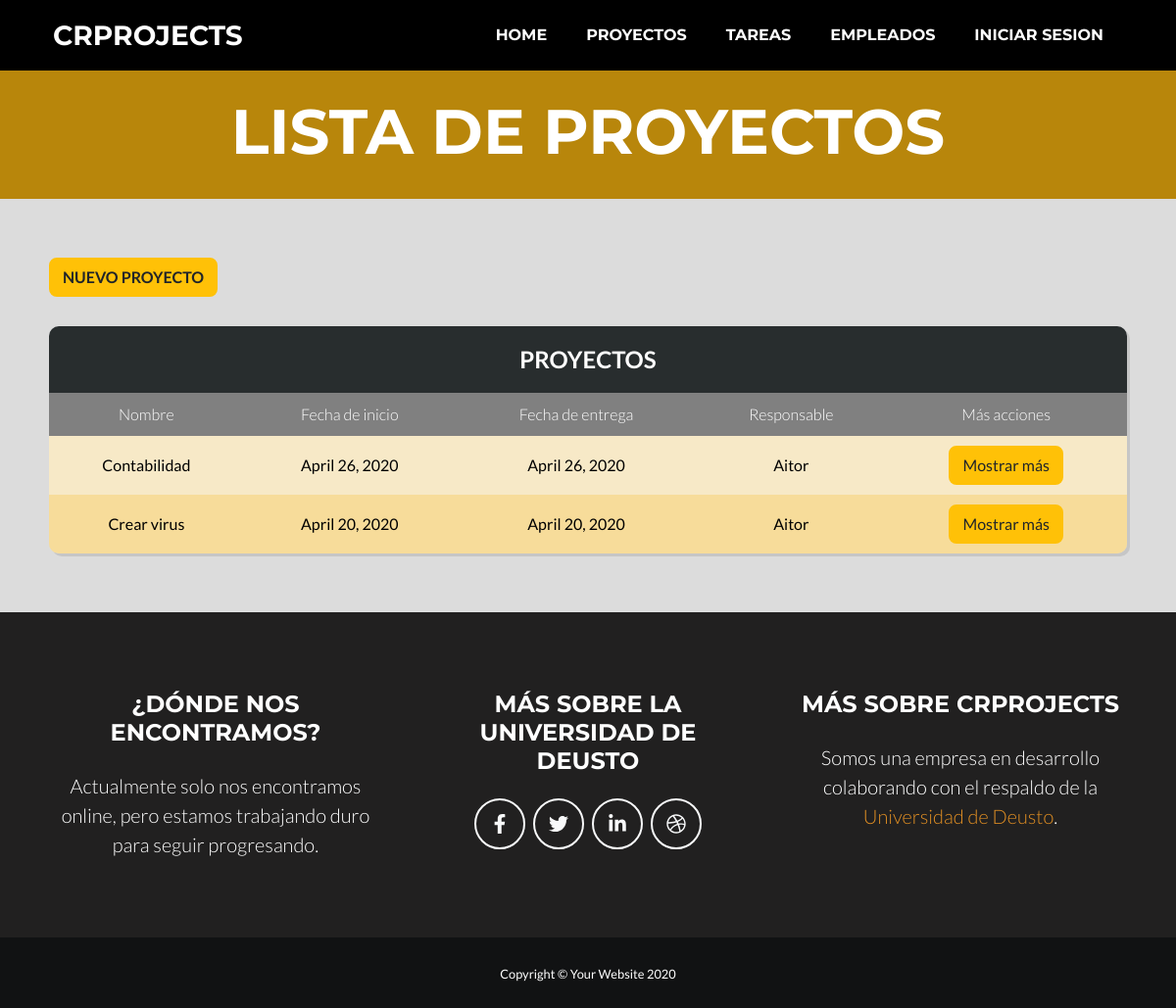
The app's page /proyectos/, older data.
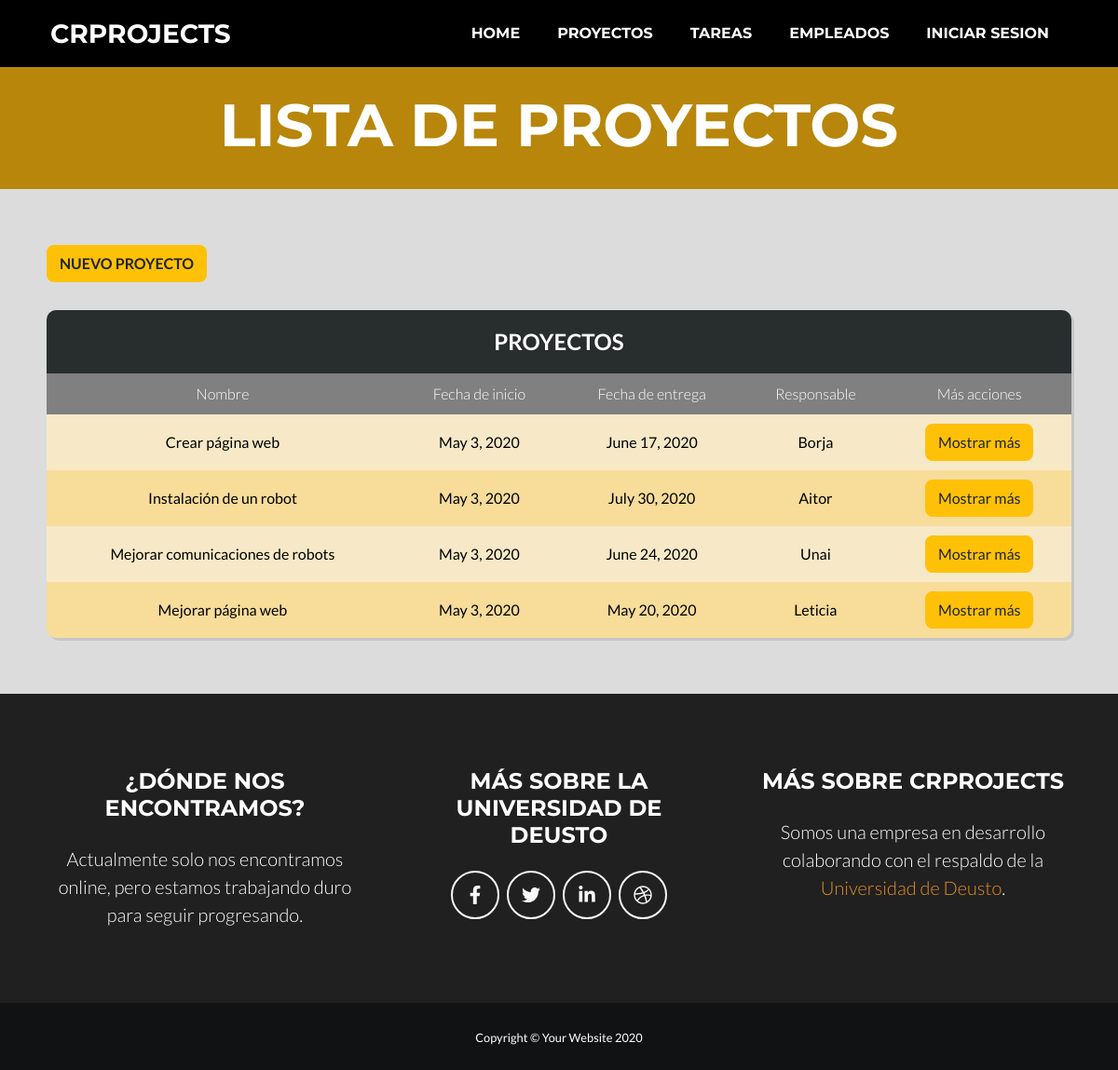
The same page, newer data.
### appGestorProyectos/models.py (models this page shows, shortened)
class Proyecto(models.Model):
    nombre = models.CharField(max_length=50)
    descripcion = models.TextField(max_length=200)
    fecha_inicio = models.DateField(("Date"), default=date.today)
    fecha_fin = models.DateField(("Date"), default=date.today)
    presupuesto = models.IntegerField(default=0)
    nombre_cliente = models.CharField(max_length=20, default="")
    apellidos_cliente = models.CharField(max_length=50, default="")
    email_cliente = models.EmailField(max_length=100, default="")
    telefono_cliente = models.IntegerField(default=0)
    tarea = models.ManyToManyField(Tarea)
    responsable = models.ForeignKey(Empleado, on_delete=models.CASCADE)

class Empleado(models.Model):
    dni = models.CharField(max_length=9)
    nombre = models.CharField(max_length=50)
    apellidos = models.CharField(max_length=150)
    email = models.EmailField(max_length=254)
    telefono = models.IntegerField(default=0)
    imagen = models.ImageField(upload_to="foto_perfil", null=True, blank=True)
    def __str__(self):
        return f"{self.nombre}"

### appGestorProyectos/views.py (the view)
# urls.py: path('proyectos/', views.ProyectoListView.as_view(), name='proyecto_list'),
class ProyectoListView(ListView):
    model = Proyecto
    queryset = Proyecto.objects.order_by('nombre')
    template_name = "proyecto_list.html"
    def get_context_data(self, **kwargs):
        context = super(ProyectoListView, self).get_context_data(**kwargs)
        context['titulo_pagina'] = 'Listado de proyectos'
        return context

### appGestorProyectos/templates/proyecto_list.html
{% extends 'index.html' %}
{% load static %}
{% block styles %}
<link href="{% static 'css/list.css' %}" rel="stylesheet" />
{% endblock %}
{% block header %}
<header class="masthead bg-primary text-white text-center">
    <div class="container d-flex align-items-center flex-column">
        <h1 class="masthead-heading text-uppercase mb-0">Lista de proyectos</h1>
    </div>
</header>
{% endblock %}
{% block main %}
<main>
    <div id="botnnew">
        <a style="font-weight: bold; text-transform: uppercase;" class="btn btn-warning bti" href="{% url 'proyecto_form' %}">Nuevo proyecto</a>
    </div>
    <div class="table-users">
        <div class="header">Proyectos</div>
        <table cellspacing="0">
            <thead>
                <tr>
                    <th>Nombre</th>
                    <th>Fecha de inicio</th>
                    <th>Fecha de entrega</th>
                    <th>Responsable</th>
                    <th>Más acciones</th>
                </tr>
            </thead>
            <tbody>
                {% for proyecto in proyecto_list %}
                <tr>
                    <td>{{ proyecto.nombre }}</td>
                    <td>{{ proyecto.fecha_inicio }}</td>
                    <td>{{ proyecto.fecha_fin }}</td>
                    <td>{{ proyecto.responsable }}</td>
                    <td style="text-align: center;"><a class="btn btn-warning" href="{% url 'proyecto' proyecto.id %}">Mostrar más</a></td>
                </tr>
                {% empty %}
                <tr>
                    <td>Aún no existe ningún proyecto</td>
                </tr>
                {% endfor %}
            </tbody>
        </table>
    </div>
</main>
{% endblock %}

### appGestorProyectos/templates/index.html (shortened to what this page needs)
{% load static i18n %}
<!DOCTYPE html>
<html lang="en">
    <head>
        {% block css %}
        <link href="{% static 'css/estilos.css' %}" rel="stylesheet" />
        {% block styles %}
        {% endblock %}
        {% endblock %}
    </head>
    <body id="page-top">
        <nav class="navbar navbar-expand-lg bg-secondary text-uppercase fixed-top" id="mainNav">
            <div class="container">
                <a class="navbar-brand js-scroll-trigger" href="{% url 'home' %}">CRProjects</a>
                <div class="collapse navbar-collapse" id="navbarResponsive">
                    <ul class="navbar-nav ml-auto">
                        <li class="nav-item mx-0 mx-lg-1"><a class="subrayado nav-link py-3 px-0 px-lg-3 rounded js-scroll-trigger" href="{% url 'home' %}">HOME</a></li>
                        <li class="nav-item mx-0 mx-lg-1"><a class="subrayado nav-link py-3 px-0 px-lg-3 rounded js-scroll-trigger" href="{% url 'proyecto_list' %}">PROYECTOS</a></li>
                        <li class="nav-item mx-0 mx-lg-1"><a class="subrayado nav-link py-3 px-0 px-lg-3 rounded js-scroll-trigger" href="{% url 'tarea_list' %}">TAREAS</a></li>
                        <li class="nav-item mx-0 mx-lg-1"><a class="subrayado nav-link py-3 px-0 px-lg-3 rounded js-scroll-trigger" href="{% url 'empleado_list' %}">EMPLEADOS</a></li>
                        {% if user.is_authenticated %}
                            <li class="fontsizee nav-item mx-0 mx-lg-1"><a class="nav-link py-3 px-0 px-lg-3 rounded js-scroll-trigger">{{ user.username }}</a> </li>
                            <li class="fontsizee nav-item mx-0 mx-lg-1"><a class="subrayado nav-link py-3 px-0 px-lg-3 rounded js-scroll-trigger" href="{% url 'logout' %}">CERRAR SESIÓN</a></li>
                        {% else %}
                            <li class="nav-item mx-0 mx-lg-1"><a class="subrayado nav-link py-3 px-0 px-lg-3 rounded js-scroll-trigger" href="{% url 'login' %}">INICIAR SESION</a></li>
                        {% endif %}
                    </ul>
                </div>
            </div>
        </nav>
        {% block header %}
        {% endblock %}
        {% block main %}
        {% endblock %}
        <footer class="footer text-center">
            <div class="container">
                <div class="row">
                    <div class="col-lg-4 mb-5 mb-lg-0">
                        <h4 class="text-uppercase mb-4">¿Dónde nos encontramos?</h4>
                        <p class="lead mb-0">Actualmente solo nos encontramos online, pero estamos trabajando duro para seguir progresando.</p>
                    </div>
                    <div class="col-lg-4 mb-5 mb-lg-0">
                        <h4 class="text-uppercase mb-4">Más sobre la Universidad de Deusto</h4>
                        <a class="btn btn-outline-light btn-social mx-1" href="https://www.facebook.com/UDeusto/"><i class="fab fa-fw fa-facebook-f"></i></a><a class="btn btn-outline-light btn-social mx-1" href="https://twitter.com/deusto?ref_src=twsrc%5Egoogle%7Ctwcamp%5Eserp%7Ctwgr%5Eauthor"><i class="fab fa-fw fa-twitter"></i></a><a class="btn btn-outline-light btn-social mx-1" href="https://www.linkedin.com/school/deusto/"><i class="fab fa-fw fa-linkedin-in"></i></a><a class="btn btn-outline-light btn-social mx-1" href="https://twitter.com/deustosd?lang=es"><i class="fab fa-fw fa-dribbble"></i></a>
                    </div>
                    <div class="col-lg-4">
                        <h4 class="text-uppercase mb-4">Más sobre CRProjects</h4>
                        <p class="lead mb-0">Somos una empresa en desarrollo colaborando con el respaldo de la <a class="subrayado" href="https://www.deusto.es/cs/Satellite/deusto/es/universidad-deusto">Universidad de Deusto</a>.</p>
                    </div>
                </div>
            </div>
        </footer>
        <section class="copyright py-4 text-center text-white">
            <div class="container"><small>Copyright © Your Website 2020</small></div>
        </section>
    </body>
</html>

### appGestorProyectos/static/css/list.css (style rules this page uses)
.header { background-color: #282d2e; color: white; font-size: 1.5em; padding: 1rem; text-align: center; text-transform: uppercase; font-weight: bold; }
#botnnew { margin: auto; width: 1100px; height: 10px; margin-top: 60px; }
.bti { float: left; }
.table-users { border-radius: 10px; box-shadow: 3px 3px 0 rgba(0, 0, 0, 0.1); max-width: calc(100% - 2em); margin: 5% auto; overflow: hidden; width: 1100px; }
table { width: 100%; }
table td, table th { color: black; padding: 10px; }
table td { text-align: center; vertical-align: middle; }
table td:last-child { font-size: 0.95em; line-height: 1.4; text-align: left; }
table th { background-color: gray; font-weight: 300; text-align: center; color: white; }
table tr:nth-child(2n) { background-color: rgb(247, 220, 154); }
table tr:nth-child(2n+1) { background-color: rgb(247, 233, 199); }

Row changes from the older to the newer data that the page shows:
removed Proyecto: nombre "Contabilidad", fecha_inicio "April 26, 2020", fecha_fin "April 26, 2020", responsable "Aitor"
removed Proyecto: nombre "Crear virus", fecha_inicio "April 20, 2020", fecha_fin "April 20, 2020", responsable "Aitor"
added Proyecto: nombre "Crear página web", fecha_inicio "May 3, 2020", fecha_fin "June 17, 2020", responsable "Borja"
added Proyecto: nombre "Instalación de un robot", fecha_inicio "May 3, 2020", fecha_fin "July 30, 2020", responsable "Aitor"
added Proyecto: nombre "Mejorar comunicaciones de robots", fecha_inicio "May 3, 2020", fecha_fin "June 24, 2020", responsable "Unai"
added Proyecto: nombre "Mejorar página web", fecha_inicio "May 3, 2020", fecha_fin "May 20, 2020", responsable "Leticia"
